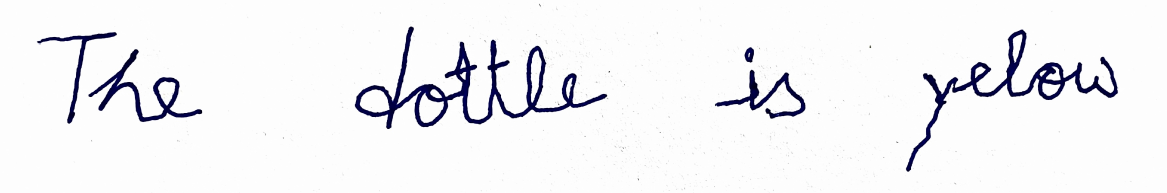
#> input picture dys_UI/main/pictures/bottle.jpg, 3500 x 579 px (shown at 1/3 size)
$ python -i WordSegmentation.py   (imports and definitions only)   (older library calls are emulated)
#> lines starting #> are read from the running program, lines starting #| are printed output that depends on the picture; after the words box and inside, x2 and y2 are one past the last pixel; in counts of white or black regions, pixels touching at a corner belong together
#Word Segmentation NOT NN

import math
import cv2
import numpy as np

def wordSegmentation(img, kernelSize=25, sigma=11, theta=7, minArea=0):
	kernel = createKernel(kernelSize, sigma, theta)
	imgFiltered = cv2.filter2D(img, -1, kernel, borderType=cv2.BORDER_REPLICATE).astype(np.uint8)
	(_, imgThres) = cv2.threshold(imgFiltered, 0, 255, cv2.THRESH_BINARY+cv2.THRESH_OTSU)
	imgThres = 255 - imgThres

	# find connected components. OpenCV: return type differs between OpenCV2 and 3
	if cv2.__version__.startswith('3.'):
		(_, components, _) = cv2.findContours(imgThres, cv2.RETR_EXTERNAL, cv2.CHAIN_APPROX_SIMPLE)
	else:
		(components, _) = cv2.findContours(imgThres, cv2.RETR_LIST, cv2.CHAIN_APPROX_SIMPLE)

	# append components to result
	res = []
	for c in components:
		# skip small word candidates
		if cv2.contourArea(c) < minArea:
			continue
		# append bounding box and image of word to result list
		currBox = cv2.boundingRect(c) # returns (x, y, w, h)
		(x, y, w, h) = currBox
		currImg = img[y:y+h, x:x+w]
		res.append((currBox, currImg))

	# return list of words, sorted by x-coordinate
	return sorted(res, key=lambda entry:entry[0][0])


def prepareImg(img, height):
	"""convert given image to grayscale image (if needed) and resize to desired height"""
	assert img.ndim in (2, 3)
	if img.ndim == 3:
		img = cv2.cvtColor(img, cv2.COLOR_BGR2GRAY)
	h = img.shape[0]/2
	print(h)
	factor = height/ h
	return cv2.resize(img, dsize=None, fx=factor, fy=factor)


def createKernel(kernelSize, sigma, theta):
	"""create anisotropic filter kernel according to given parameters"""
	assert kernelSize % 2 # must be odd size
	halfSize = kernelSize // 2

	kernel = np.zeros([kernelSize, kernelSize])
	sigmaX = sigma
	sigmaY = sigma * theta

	for i in range(kernelSize):
		for j in range(kernelSize):
			x = i - halfSize
			y = j - halfSize

			expTerm = np.exp(-x**2 / (2 * sigmaX) - y**2 / (2 * sigmaY))
			xTerm = (x**2 - sigmaX**2) / (2 * math.pi * sigmaX**5 * sigmaY)
			yTerm = (y**2 - sigmaY**2) / (2 * math.pi * sigmaY**5 * sigmaX)

			kernel[i, j] = (xTerm + yTerm) * expTerm

	kernel = kernel / np.sum(kernel)
	return kernel

>>> import cv2
>>> picture = cv2.imread('pictures/bottle.jpg', cv2.IMREAD_GRAYSCALE)
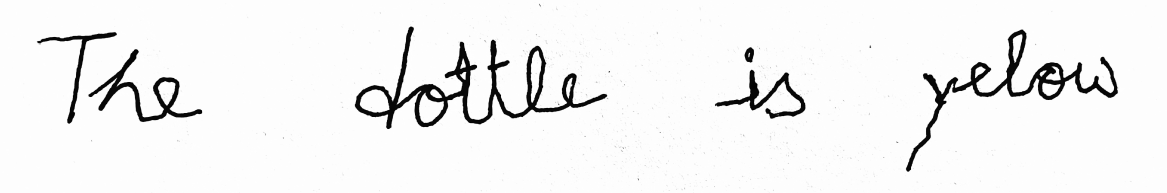
#> picture: shape (579, 3500) (shown at 1/3 size); min 0, max 255, mean 242
>>> result = wordSegmentation(picture)
#> in wordSegmentation, `imgFiltered = cv2.filter2D(img, -1, kernel, borderType=cv2.BORDER_REPL..`:
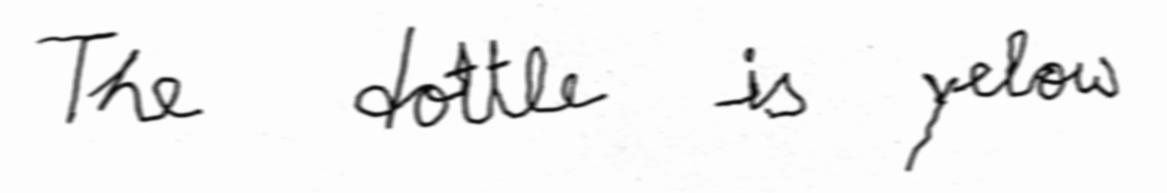
#> imgFiltered: shape (579, 3500) (shown at 1/3 size); min 7, max 254, mean 242
#> in wordSegmentation, `(_, imgThres) = cv2.threshold(imgFiltered, 0, 255, cv2.THRESH_BINARY+c..`:
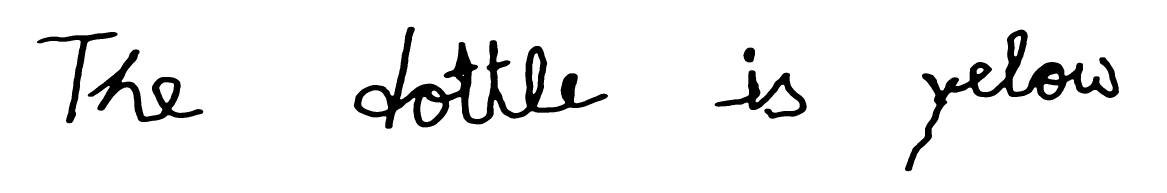
#> imgThres: shape (579, 3500) (shown at 1/3 size); 93.7% white; 6 black regions, box (x1, y1, x2, y2) and area: (1061, 80, 1824, 386) 52280, (2715, 89, 3357, 514) 36798, (263, 148, 610, 366) 16918, (2144, 211, 2420, 356) 11321, (111, 96, 353, 370) 8589, (2230, 143, 2265, 187) 1237
#> in wordSegmentation, `imgThres = 255 - imgThres`:
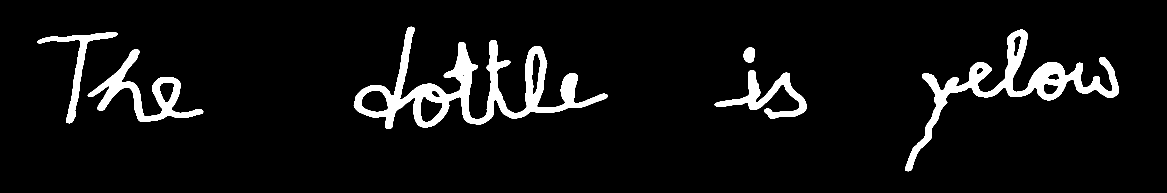
#> imgThres: shape (579, 3500) (shown at 1/3 size); 6.3% white; 6 white regions
#> in wordSegmentation, `(components, _) = cv2.findContours(imgThres, cv2.RETR_LIST, cv2.CHAIN_..`: components = 16 contours, 1 with area under 20; largest, box (x1, y1, x2, y2) and area: (1061, 80, 1824, 386) 60144, (2715, 89, 3357, 514) 38162, (263, 148, 610, 366) 18118, (2144, 211, 2420, 356) 10792, (111, 96, 353, 370) 8105
#> the loop in wordSegmentation, `for c in components:` made 16 passes
#> (x, y, w, h) on passes 1 to 12: (1260, 290, 69, 77), (1294, 271, 27, 22), (1083, 270, 82, 67), (3130, 251, 46, 34), (477, 246, 46, 63), (1386, 223, 7, 6), (3142, 220, 36, 21), (2144, 211, 276, 145), (2929, 203, 23, 20), (1595, 159, 27, 124), (263, 148, 347, 218), (2230, 143, 35, 44)
#> pass 1, in wordSegmentation, `currImg = img[y:y+h, x:x+w]`:
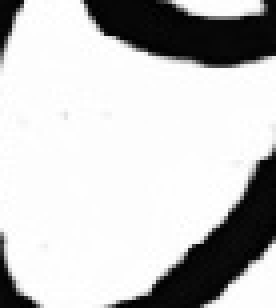
#> currImg: shape (77, 69) (shown 4 times larger); min 0, max 255, mean 197.7
#> pass 2, in wordSegmentation, `currImg = img[y:y+h, x:x+w]`:
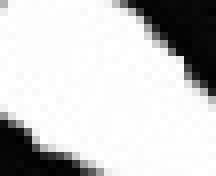
#> currImg: shape (22, 27) (shown 8 times larger); min 0, max 255, mean 202.8
#> pass 3, in wordSegmentation, `currImg = img[y:y+h, x:x+w]`:
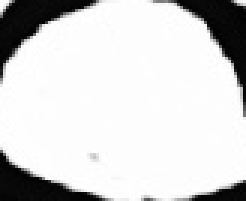
#> currImg: shape (67, 82) (shown 3 times larger); min 0, max 255, mean 211.5
#> after the loop in wordSegmentation, `for c in components:`: res = 16 items
#> result = 16 items

$ run again, on dys_UI/main/pictures/feb.jpg
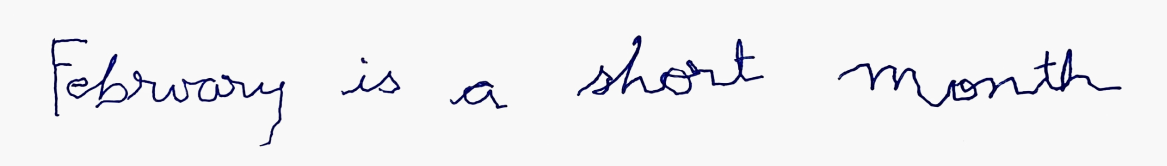
#> input picture dys_UI/main/pictures/feb.jpg, 3500 x 497 px (shown at 1/3 size)
#> in wordSegmentation, `imgThres = 255 - imgThres`:
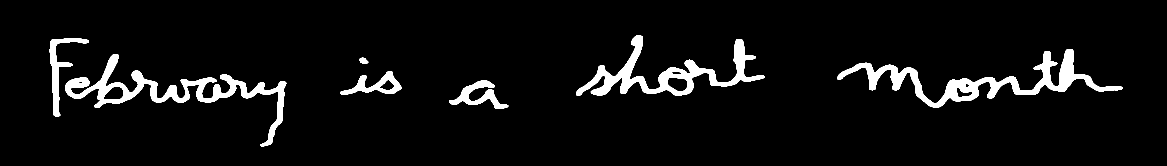
#> imgThres: shape (497, 3500) (shown at 1/3 size); 5.5% white; 7 white regions
#> components = 14 contours; largest, box (x1, y1, x2, y2) and area: (2511, 147, 3368, 323) 28238, (195, 162, 859, 439) 26720, (1728, 106, 2294, 287) 24860, (149, 114, 266, 349) 5420, (1021, 213, 1205, 285) 5194
#> the loop in wordSegmentation, `for c in components:` made 14 passes
#> (x, y, w, h) on passes 1 to 8: (2869, 262, 49, 30), (309, 258, 63, 42), (2895, 251, 13, 12), (234, 244, 14, 6), (1347, 241, 178, 86), (1139, 239, 46, 32), (2002, 232, 61, 43), (2015, 213, 29, 12)
#> pass 2, in wordSegmentation, `currImg = img[y:y+h, x:x+w]`:
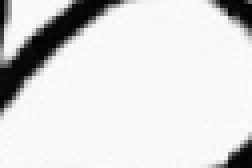
#> currImg: shape (42, 63) (shown 4 times larger); min 2, max 252, mean 218.7
#> after the loop in wordSegmentation, `for c in components:`: res = 14 items

$ run again, on dys_UI/main/pictures/kept.jpg
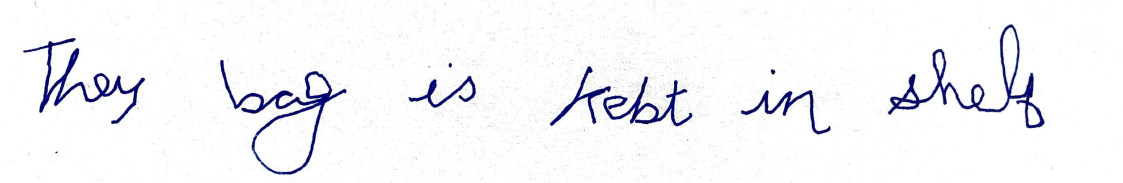
#> input picture dys_UI/main/pictures/kept.jpg, 3368 x 548 px (shown at 1/3 size)
#> components = 21 contours; largest, box (x1, y1, x2, y2) and area: (656, 181, 1044, 525) 50174, (2660, 73, 3138, 386) 35145, (766, 322, 955, 515) 22752, (68, 113, 439, 373) 21562, (1805, 230, 2081, 380) 15811
#> the loop in wordSegmentation, `for c in components:` made 21 passes
#> (x, y, w, h) on passes 1 to 8: (3087, 322, 29, 52), (1913, 322, 50, 37), (766, 322, 189, 193), (2703, 307, 35, 12), (1824, 297, 38, 18), (725, 291, 53, 37), (2725, 284, 17, 15), (2219, 270, 277, 134)
#> pass 3, in wordSegmentation, `currImg = img[y:y+h, x:x+w]`:
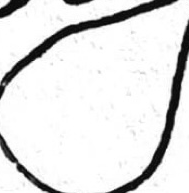
#> currImg: shape (193, 189); min 3, max 255, mean 225.9
#> after the loop in wordSegmentation, `for c in components:`: res = 21 items
